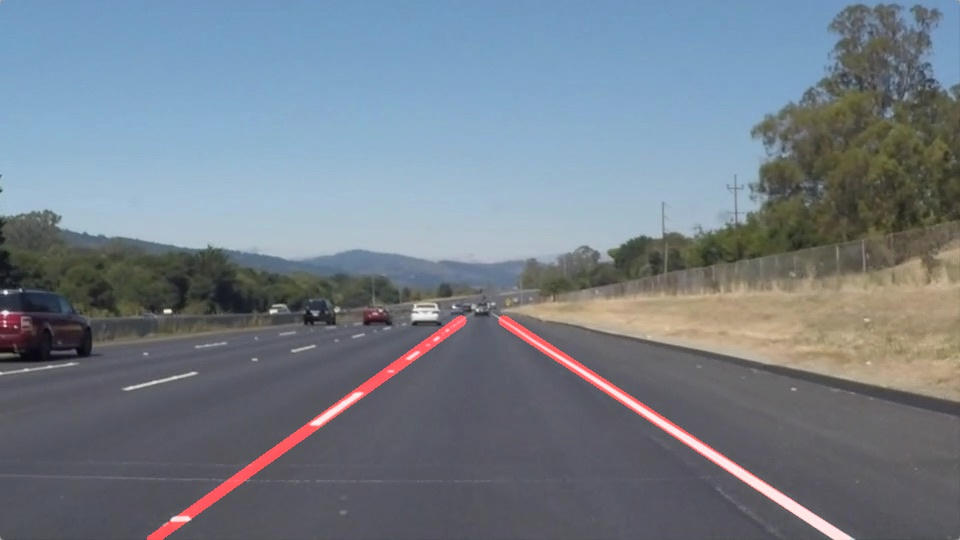
#> input picture images/laneLines_thirdPass.jpg, 960 x 540 px; its folder holds only this picture in this run
$ python -i fast_advanced_lane_detection.py   (imports and definitions only)   (older library calls are emulated)
#> lines starting #> are read from the running program, lines starting #| are printed output that depends on the picture; after the words box and inside, x2 and y2 are one past the last pixel; in counts of white or black regions, pixels touching at a corner belong together

import numpy as np
import cv2 as cv
from moviepy.editor import VideoFileClip
import pickle
import sys
from skimage.draw import polygon

def abs_sobel_thresh(img, orient='x', thresh=(0, 255)):
    # Convert to grayscale
    gray = cv.cvtColor(img, cv.COLOR_RGB2GRAY)
    # Apply x or y gradient with the OpenCV Sobel() function
    # and take the absolute value
    if orient == 'x':
        abs_sobel = np.absolute(cv.Sobel(gray, cv.CV_64F, 1, 0))
    if orient == 'y':
        abs_sobel = np.absolute(cv.Sobel(gray, cv.CV_64F, 0, 1))
    # Rescale back to 8 bit integer
    scaled_sobel = np.uint8(255*abs_sobel/np.max(abs_sobel))
    # Create a copy and apply the threshold
    binary_output = np.zeros_like(scaled_sobel)
    # Here I'm using inclusive (>=, <=) thresholds, but exclusive is ok too
    binary_output[(scaled_sobel >= thresh[0]) &
                  (scaled_sobel <= thresh[1])] = 1

    # Return the result
    return binary_output


def mag_threshold(img, sobel_kernel=3, thresh=(0, 255)):
    # 1) Convert to grayscale
    gray = cv.cvtColor(img, cv.COLOR_RGB2GRAY)
    # 2) Take the gradient in x and y separately
    x = cv.Sobel(gray, cv.CV_64F, 1, 0, ksize=sobel_kernel)
    y = cv.Sobel(gray, cv.CV_64F, 0, 1, ksize=sobel_kernel)
    # 3) Calculate the xy magnitude
    mag = np.sqrt(x**2 + y**2)
    # 4) Scale to 8-bit (0 - 255) and convert to type = np.uint8
    scale = np.max(mag)/255
    eightbit = (mag/scale).astype(np.uint8)
    # 5) Create a binary mask where mag thresholds are met
    binary_output = np.zeros_like(eightbit)
    binary_output[(eightbit > thresh[0]) & (eightbit < thresh[1])] = 1
    return binary_output


def dir_threshold(img, sobel_kernel=3, thresh=(0, np.pi/2)):
    # 1) Convert to grayscale
    gray = cv.cvtColor(img, cv.COLOR_RGB2GRAY)
    # 2) Take the gradient in x and y separately
    x = np.absolute(cv.Sobel(gray, cv.CV_64F, 1, 0, ksize=sobel_kernel))
    y = np.absolute(cv.Sobel(gray, cv.CV_64F, 0, 1, ksize=sobel_kernel))
    # 4) Use np.arctan2(abs_sobely, abs_sobelx) to calculate the direction of the gradient
    direction = np.arctan2(y, x)
    binary_output = np.zeros_like(direction)
    binary_output[(direction > thresh[0]) & (direction < thresh[1])] = 1
    return binary_output


def hls_select(img, sthresh=(0, 255), lthresh=()):
    # 1) Convert to HLS color space
#> called with sthresh = (140, 255), lthresh = (120, 255)
    hls_img = cv.cvtColor(img, cv.COLOR_RGB2HLS)
#> hls_img: shape (540, 960, 3); mean of channels 0, 1, 2 95.6, 126.4, 52
    # 2) Apply a threshold to the S channel
    L = hls_img[:, :, 1]
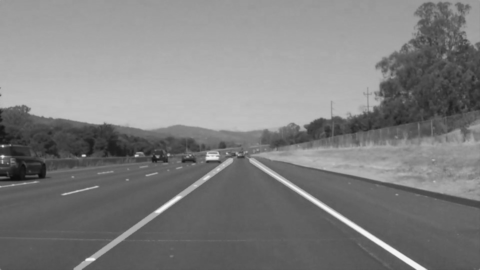
#> L: shape (540, 960) (shown at 1/2 size); min 12, max 247, mean 126.4
    S = hls_img[:, :, 2]
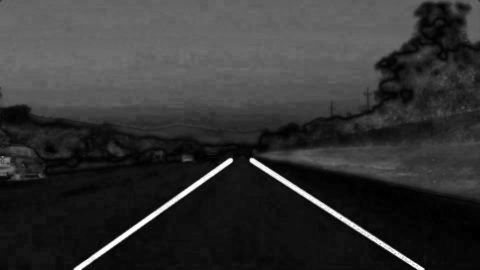
#> S: shape (540, 960) (shown at 1/2 size); min 0, max 255, mean 52
    # 3) Return a binary image of threshold result
    binary_output = np.zeros_like(S)
    binary_output[(S >= sthresh[0]) & (S <= sthresh[1])
                  & (L > lthresh[0]) & (L <= lthresh[1])] = 1
    return binary_output


def binary_pipeline(img):

    img_copy = cv.GaussianBlur(img, (3, 3), 0)

    # color channels
    s_binary = hls_select(img_copy, sthresh=(140, 255), lthresh=(120, 255))
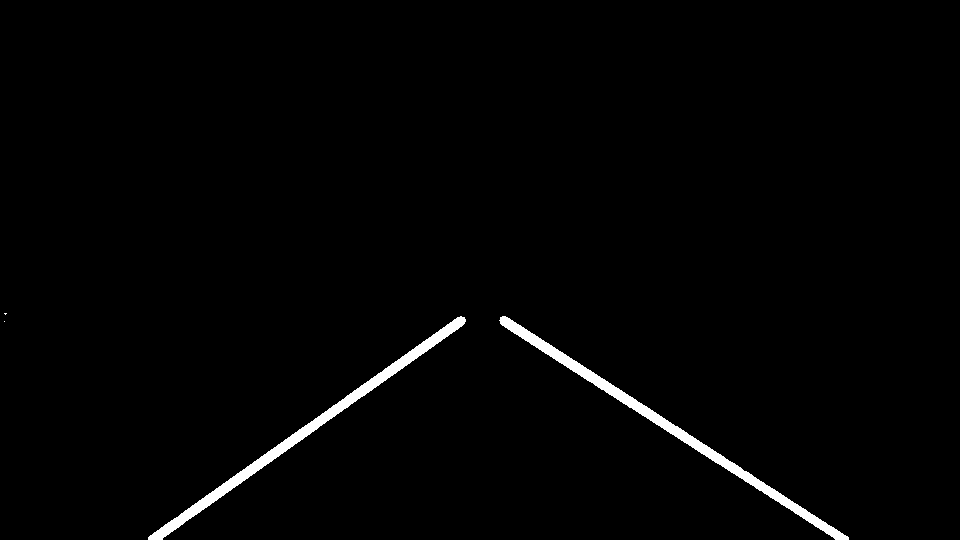
#> s_binary: shape (540, 960); values 0 (black) and 1 (white), 1.5% white; 4 white regions (2 under 20 px), largest, box (x1, y1, x2, y2) and area: (499, 316, 849, 540) 3875, (148, 316, 466, 540) 3755

    # Sobel x
    x_binary = abs_sobel_thresh(img_copy, thresh=(25, 200))
#> x_binary: shape (540, 960); values 0 (black) and 1 (white), 4.5% white; 1061 white regions (866 under 20 px), largest, box (x1, y1, x2, y2) and area: (487, 311, 857, 540) 4314, (145, 316, 468, 540) 2752, (756, 161, 771, 220) 397
    y_binary = abs_sobel_thresh(img_copy, thresh=(25, 200), orient='y')
#> y_binary: shape (540, 960); values 0 (black) and 1 (white), 6.2% white; 830 white regions (677 under 20 px), largest, box (x1, y1, x2, y2) and area: (492, 312, 856, 539) 4523, (147, 301, 497, 539) 3649, (0, 208, 559, 268) 2659
    xy = cv.bitwise_and(x_binary, y_binary)
#> xy: shape (540, 960); values 0 (black) and 1 (white), 2.4% white; 889 white regions (828 under 20 px), largest, box (x1, y1, x2, y2) and area: (492, 315, 856, 539) 4241, (163, 316, 466, 539) 2507, (121, 379, 159, 391) 145

    # magnitude & direction
    mag_binary = mag_threshold(img_copy, sobel_kernel=3, thresh=(30, 100))
#> in mag_threshold, `y = cv.Sobel(gray, cv.CV_64F, 0, 1, ksize=sobel_kernel)`:
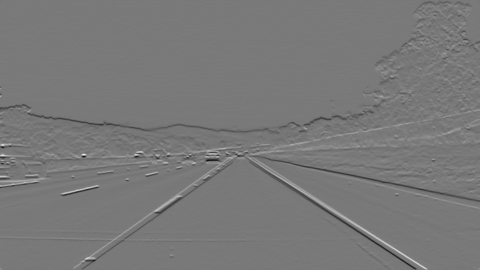
#> y: shape (540, 960) float64 (shown at 1/2 size); min -437, max 482, mean -0.9; drawn with min black and max white
#> in mag_threshold, `scale = np.max(mag)/255`: scale = 1.89
#> mag_binary: shape (540, 960); values 0 (black) and 1 (white), 5.6% white in thin lines or dots
    dir_binary = dir_threshold(img_copy, sobel_kernel=3, thresh=(0.8, 1.2))
#> in dir_threshold, `direction = np.arctan2(y, x)`:
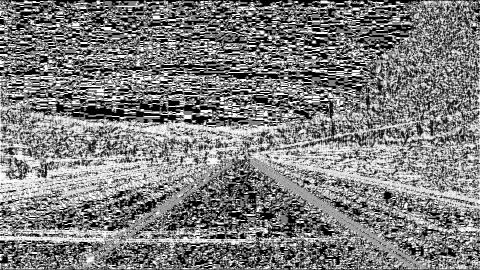
#> direction: shape (540, 960) float64 (shown at 1/2 size); min 0, max 1.57, mean 0.775; drawn with min black and max white
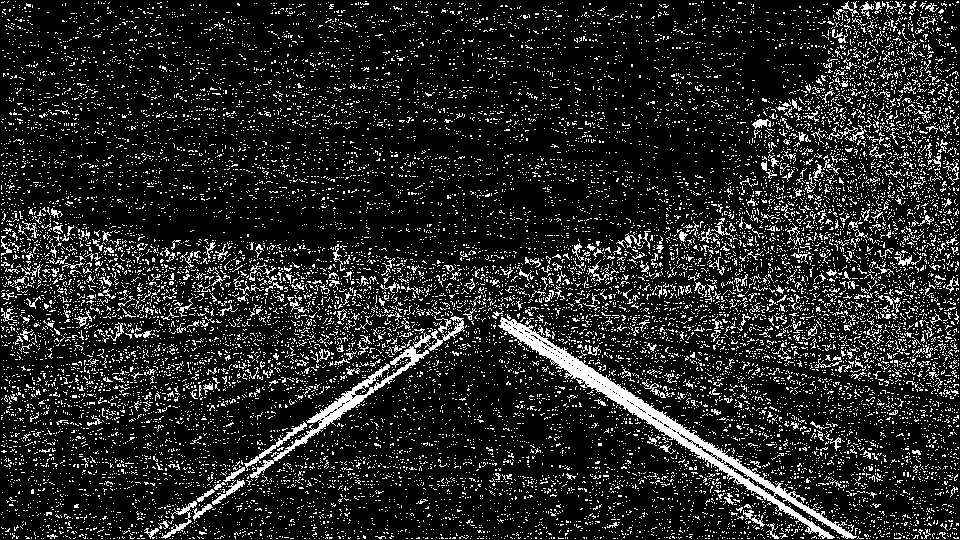
#> dir_binary: shape (540, 960) float64; values 0 (black) and 1 (white), 14.1% white in thin lines or dots

    # Stack each channel
    gradient = np.zeros_like(s_binary)
    gradient[((x_binary == 1) & (y_binary == 1)) | (
        (mag_binary == 1) & (dir_binary == 1))] = 1
    final_binary = cv.bitwise_or(s_binary, gradient)
#> final_binary: shape (540, 960); values 0 (black) and 1 (white), 3.7% white; 1173 white regions (1094 under 20 px), largest, box (x1, y1, x2, y2) and area: (492, 312, 856, 540) 5852, (147, 316, 466, 540) 5293, (121, 379, 159, 391) 150

    return final_binary


def warp_image(img):

    image_size = (img.shape[1], img.shape[0])
    x = img.shape[1]
    y = img.shape[0]

    # the "order" of points in the polygon you are defining does not matter
    # but they need to match the corresponding points in destination_points!
    source_points = np.float32([
        [0.117 * x, y],
        [(0.5 * x) - (x*0.078), (2/3)*y],
        [(0.5 * x) + (x*0.078), (2/3)*y],
        [x - (0.117 * x), y]
    ])

    destination_points = np.float32([
        [0.25 * x, y],
        [0.25 * x, 0],
        [x - (0.25 * x), 0],
        [x - (0.25 * x), y]
    ])

    perspective_transform = cv.getPerspectiveTransform(
        source_points, destination_points)
    inverse_perspective_transform = cv.getPerspectiveTransform(
        destination_points, source_points)

    warped_img = cv.warpPerspective(
        img, perspective_transform, image_size, flags=cv.INTER_LINEAR)
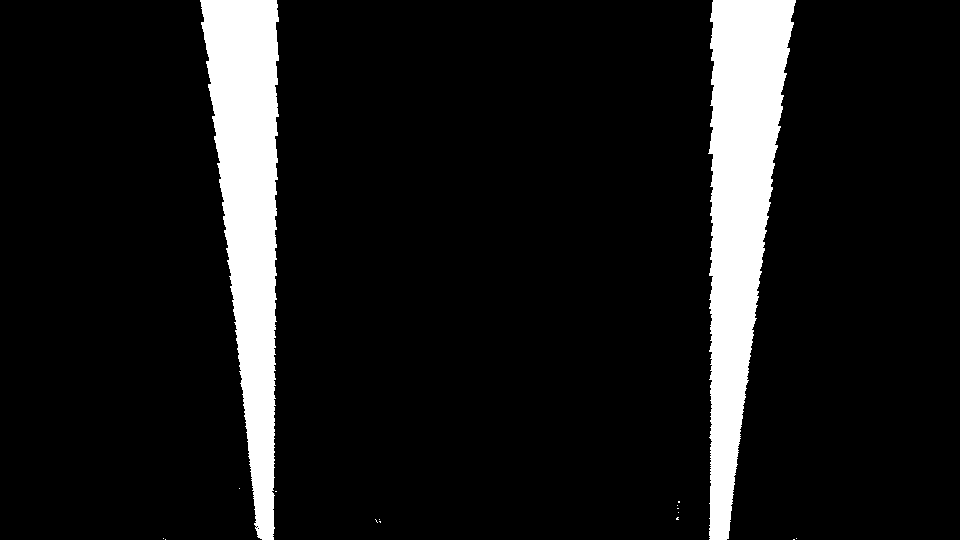
#> warped_img: shape (540, 960); values 0 (black) and 1 (white), 10.1% white; 16 white regions (14 under 20 px), largest, box (x1, y1, x2, y2) and area: (708, 0, 796, 540) 27064, (200, 0, 279, 540) 25031

    return warped_img, inverse_perspective_transform


def track_lanes_initialize(binary_warped):

    global window_search

    histogram = np.sum(
        binary_warped[int(binary_warped.shape[0]/2):, :], axis=0)

    # Create an output image to draw on and  visualize the result
    out_img = np.dstack((binary_warped, binary_warped, binary_warped))*255

    # we need max for each half of the histogram. the example above shows how
    # things could be complicated if didn't split the image in half
    # before taking the top 2 maxes
    midpoint = np.int(histogram.shape[0]/2)
    leftx_base = np.argmax(histogram[:midpoint])
    rightx_base = np.argmax(histogram[midpoint:]) + midpoint

    # Choose the number of sliding windows
    # this will throw an error in the height if it doesn't evenly divide the img height
    nwindows = 9
    # Set height of windows
    window_height = np.int(binary_warped.shape[0]/nwindows)

    # Identify the x and y positions of all nonzero pixels in the image
    nonzero = binary_warped.nonzero()
    nonzeroy = np.array(nonzero[0])
    nonzerox = np.array(nonzero[1])

    # Current positions to be updated for each window
    leftx_current = leftx_base
    rightx_current = rightx_base

    # Set the width of the windows +/- margin
    margin = 100
    # Set minimum number of pixels found to recenter window
    minpix = 50
    # Create empty lists to receive left and right lane pixel indices
    left_lane_inds = []
    right_lane_inds = []

    # Step through the windows one by one
    for window in range(nwindows):
        # Identify window boundaries in x and y (and right and left)
        win_y_low = int(binary_warped.shape[0] - (window+1)*window_height)
        win_y_high = int(binary_warped.shape[0] - window*window_height)
        win_xleft_low = leftx_current - margin
        win_xleft_high = leftx_current + margin
        win_xright_low = rightx_current - margin
        win_xright_high = rightx_current + margin
        # Draw the windows on the visualization image
        cv.rectangle(out_img, (win_xleft_low, win_y_low),
                     (win_xleft_high, win_y_high), (0, 255, 0), 3)
        cv.rectangle(out_img, (win_xright_low, win_y_low),
                     (win_xright_high, win_y_high), (0, 255, 0), 3)
        # Identify the nonzero pixels in x and y within the window
        good_left_inds = ((nonzeroy >= win_y_low) & (nonzeroy < win_y_high) & (
            nonzerox >= win_xleft_low) & (nonzerox < win_xleft_high)).nonzero()[0]
        good_right_inds = ((nonzeroy >= win_y_low) & (nonzeroy < win_y_high) & (
            nonzerox >= win_xright_low) & (nonzerox < win_xright_high)).nonzero()[0]
        # Append these indices to the lists
        left_lane_inds.append(good_left_inds)
        right_lane_inds.append(good_right_inds)
        # If you found > minpix pixels, recenter next window on their mean position
        if len(good_left_inds) > minpix:
            leftx_current = np.int(np.mean(nonzerox[good_left_inds]))
        if len(good_right_inds) > minpix:
            rightx_current = np.int(np.mean(nonzerox[good_right_inds]))

    # Concatenate the arrays of indices
    left_lane_inds = np.concatenate(left_lane_inds)
    right_lane_inds = np.concatenate(right_lane_inds)

    # Extract left and right line pixel positions
    leftx = nonzerox[left_lane_inds]
    lefty = nonzeroy[left_lane_inds]
    rightx = nonzerox[right_lane_inds]
    righty = nonzeroy[right_lane_inds]

    # Fit a second order polynomial to each
    left_fit = np.polyfit(lefty, leftx, 2)
    right_fit = np.polyfit(righty, rightx, 2)

    nonzero = binary_warped.nonzero()
    nonzeroy = np.array(nonzero[0])
    nonzerox = np.array(nonzero[1])
    margin = 100
    left_lane_inds = ((nonzerox > (left_fit[0]*(nonzeroy**2) + left_fit[1]*nonzeroy + left_fit[2] - margin)) & (
        nonzerox < (left_fit[0]*(nonzeroy**2) + left_fit[1]*nonzeroy + left_fit[2] + margin)))
    right_lane_inds = ((nonzerox > (right_fit[0]*(nonzeroy**2) + right_fit[1]*nonzeroy + right_fit[2] - margin)) & (
        nonzerox < (right_fit[0]*(nonzeroy**2) + right_fit[1]*nonzeroy + right_fit[2] + margin)))

    # Again, extract left and right line pixel positions
    leftx = nonzerox[left_lane_inds]
    lefty = nonzeroy[left_lane_inds]
    rightx = nonzerox[right_lane_inds]
    righty = nonzeroy[right_lane_inds]
    # Fit a second order polynomial to each
    left_fit = np.polyfit(lefty, leftx, 2)
    right_fit = np.polyfit(righty, rightx, 2)

    return left_fit, right_fit


# [28 lines left out: function track_lanes_update, not called in this run]

# A function to get quadratic polynomial output


def get_val(y, poly_coeff):
    return poly_coeff[0]*y**2+poly_coeff[1]*y+poly_coeff[2]


def lane_fill_poly(binary_warped, undist, left_fit, right_fit, inverse_perspective_transform):

    # Generate x and y values
    ploty = np.linspace(0, binary_warped.shape[0]-1, binary_warped.shape[0])
    left_fitx = get_val(ploty, left_fit)
    right_fitx = get_val(ploty, right_fit)
    # Create an image to draw the lines on
    warp_zero = np.zeros_like(binary_warped).astype(np.uint8)
    color_warp = np.dstack((warp_zero, warp_zero, warp_zero))

    pts_left = np.int_(np.array([np.transpose(np.vstack([left_fitx, ploty]))]))
    pts_right = np.int_(np.array(
        [np.flipud(np.transpose(np.vstack([right_fitx, ploty])))]))

    #Draw the lane
    cv.fillPoly(color_warp, np.int_(
        [np.hstack((pts_left, pts_right))]), (255, 255, 255))

    pts_right[0] = np.flip(pts_right[0])
    xCoordsLeft, yCoordsLeft = zip(*pts_left[0])
    yCoordsRight,xCoordsRight = zip(*pts_right[0])
    differance = np.array(xCoordsRight) - np.array(xCoordsLeft)
    xCoordsMid = (differance / 2).astype(int) + np.array(xCoordsLeft)
    yCoordsMid = yCoordsLeft

    pts_mid = list(zip(xCoordsMid, yCoordsMid))
    pts_right[0] = list(zip(xCoordsRight, yCoordsRight))

    # # Draw the middle line
    cv.polylines(color_warp, np.int_([pts_mid]),
                 False, (255, 0, 0),
                 2)

    # Warp using inverse perspective transform
    newwarp = cv.warpPerspective(
        color_warp, inverse_perspective_transform, (binary_warped.shape[1], binary_warped.shape[0]))

    result = cv.addWeighted(undist, 1, newwarp, 0.3, 0)

    return result, color_warp, np.array(pts_mid), pts_left, pts_right


def measure_curve(binary_warped, left_fit, right_fit):

    # generate y values
    ploty = np.linspace(0, binary_warped.shape[0]-1, binary_warped.shape[0])

    # measure radius at the maximum y value, or bottom of the image
    # this is closest to the car
    y_eval = np.max(ploty)

    # coversion rates for pixels to metric
    # THIS RATE CAN CHANGE GIVEN THE RESOLUTION OF THE CAMERA!!!!!
    # BE SURE TO CHANGE THIS IF USING DIFFERENT SIZE IMAGES!!!
    ym_per_pix = 30/720  # meters per pixel in y dimension
    xm_per_pix = 3.7/700  # meters per pixel in x dimension

    # x positions lanes
    leftx = get_val(ploty, left_fit)
    rightx = get_val(ploty, right_fit)

    # fit polynomials in metric
    left_fit_cr = np.polyfit(ploty*ym_per_pix, leftx*xm_per_pix, 2)
    right_fit_cr = np.polyfit(ploty*ym_per_pix, rightx*xm_per_pix, 2)

    # calculate radii in metric from radius of curvature formula
    left_curverad = ((1 + (2*left_fit_cr[0]*y_eval*ym_per_pix +
                           left_fit_cr[1])**2)**1.5) / np.absolute(2*left_fit_cr[0])
    right_curverad = ((1 + (2*right_fit_cr[0]*y_eval*ym_per_pix +
                            right_fit_cr[1])**2)**1.5) / np.absolute(2*right_fit_cr[0])

    # averaged radius of curvature of left and right in real world space
    # should represent approximately the center of the road
    curve_rad = round((left_curverad + right_curverad)/2)

    return curve_rad


def vehicle_offset(img, left_fit, right_fit):

    # THIS RATE CAN CHANGE GIVEN THE RESOLUTION OF THE CAMERA!!!!!
    # BE SURE TO CHANGE THIS IF USING DIFFERENT SIZE IMAGES!!!
    xm_per_pix = 3.7/700
    image_center = img.shape[1]/2

    # find where lines hit the bottom of the image, closest to the car
    left_low = get_val(img.shape[0], left_fit)
    right_low = get_val(img.shape[0], right_fit)

    # pixel coordinate for center of lane
    lane_center = (left_low+right_low)/2.0

    # vehicle offset
    distance = image_center - lane_center

    # convert to metric
    return (round(distance*xm_per_pix, 5))


def img_pipeline(img):

    global window_search
    global left_fit_prev
    global right_fit_prev
    global frame_count
    global curve_radius
    global offset

    # get binary image
    binary_img = binary_pipeline(img)
    # perspective transform
    birdseye, inverse_perspective_transform = warp_image(binary_img)
#> inverse_perspective_transform = [[0.312, -0.708, 330.2], [0, -0.463, 360], [0, -0.00147, 1]]

    if window_search:
        left_fit, right_fit = track_lanes_initialize(birdseye)
#> in track_lanes_initialize, `histogram = np.sum( binary_warped[int(binary_warped.shape[0]/2):, :], ..`: histogram = 960 values, max 270 at index 262, min 0 at index 0, mean 18.28
#> (the rest of the program and of its run is left out)
